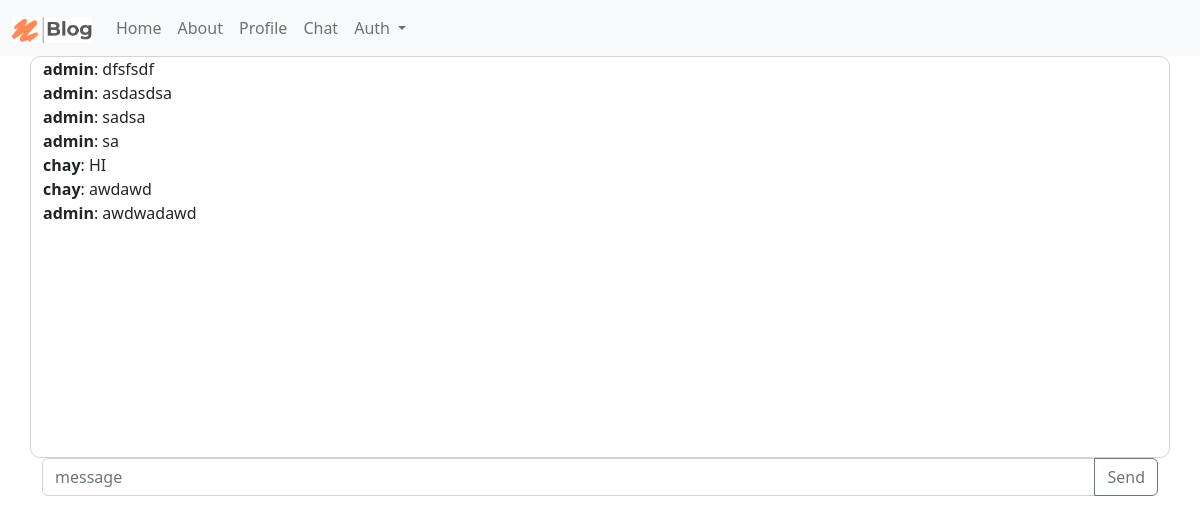
Page /chat/ on the committed database.
### chat/models.py (models this page shows)
class Message(models.Model):
    user = models.ForeignKey(User, related_name='messages', on_delete=models.CASCADE)
    content = models.TextField()
    date_added = models.DateTimeField(auto_now_add=True)
    class Meta:
        ordering = ('date_added',)

### chat/views.py (the view)
# urls.py: path('', views.lobby)
def lobby(request):
    messages = Message.objects.all()[::-1][0:25][::-1]
    return render(
        request,
        'chat/index.html', context={'messages': messages}
    )

### chat/templates/chat/index.html (shortened to what this page needs)
{% load static %}
<!DOCTYPE html>
<html lang="en">
<head>
    <link href="https://cdn.jsdelivr.net/npm/bootstrap@5.2.0-beta1/dist/css/bootstrap.min.css" rel="stylesheet">
</head>
<body>
    <nav class="navbar navbar-expand-lg bg-light">
  <div class="container-fluid">
    <a class="navbar-brand" href="/"><img src="{% static 'crblog/logo.png' %}" width="80px" height="auto"></a>
    <div class="collapse navbar-collapse" id="navbarSupportedContent">
      <ul class="navbar-nav me-auto mb-2 mb-lg-0">
          <li class="nav-item">
          <a class="nav-link" aria-current="page" href="/" >Home</a>
        </li>
        <li class="nav-item">
          <a class="nav-link" aria-current="page" href="/about/" >About</a>
        </li>
        <li class="nav-item">
          <a class="nav-link" href="/profile/">Profile</a>
        </li>
          <li class="nav-item">
          <a class="nav-link" href="/chat/">Chat</a>
        </li>
        <li class="nav-item dropdown">
          <a class="nav-link dropdown-toggle" href="#" id="navbarDropdown" role="button" data-bs-toggle="dropdown" aria-expanded="false">
            Auth
          </a>
        </li>
      </ul>
    </div>
  </div>
</nav>
    <section class="section has-text-white">
            <div class="container">
            <div class="row">
                {% if user.is_superuser %}
            <div class="col-12 col-md-8" style="border: solid 1px lightgray;border-radius: 10px;">
                <div class="box messages" id="chat-messages" style="">
                    {% for m in messages %}<b>{{ m.user.username }}</b>: {{ m.content }}<br>{% endfor %}
                </div>
            </div>
            <div class="col-12 col-md-4" style="border: solid 1px lightgray;border-radius: 10px">
                <h3>Online Users</h3>
                <div class="box messages" id="online" >
                </div>
            </div>
                {% else %}
                <div class="col-12" style="border: solid 1px lightgray;border-radius: 10px;">
                <div class="box messages" id="chat-messages" style="">
                    {% for m in messages %}<b>{{ m.user.username }}</b>: {{ m.content }}<br>{% endfor %}
                </div>
            </div>
                {% endif %}
            <div class="col-12" >
                <div class="box">
                    <div class="media">
                        <div class="media-content">
                            <form method="post" action="." id="form">
                                <div class="input-group mb-3">
                                  <input name="message" type="text" class="form-control" placeholder="message" aria-label="message" aria-describedby="button-addon2">
                                  <button type="submit" class="btn btn-outline-secondary" type="button" id="button-addon2">Send</button>
                                </div>
                            </form>
                        </div>
                    </div>
                </div>
            </div>
        </div>
            </div>
    </section>
</body>
</html>

### chat/templates/chat/index.html (style rules this page uses)
.messages { height: 400px; overflow-y: auto; }

### rows in the picture
Message: user.username "admin", content "dfsfsdf"
Message: user.username "admin", content "asdasdsa"
Message: user.username "admin", content "sadsa"
Message: user.username "admin", content "sa"
Message: user.username "chay", content "HI"
Message: user.username "chay", content "awdawd"
Message: user.username "admin", content "awdwadawd"
